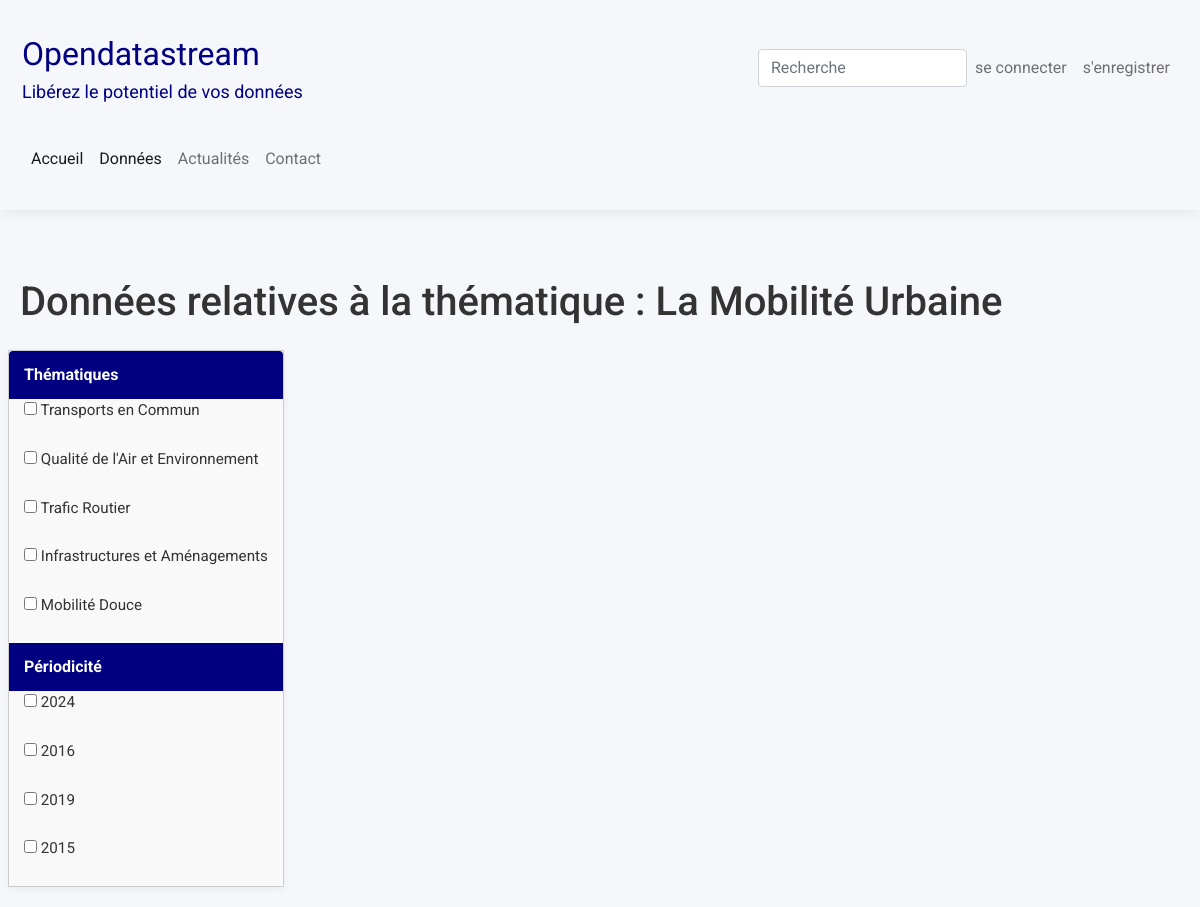
The page /thematiques/la-mobilite-urbaine/ on the database its author committed.
### pages/models.py (models this page shows, shortened)
class Thematiques(models.Model):
    titre = models.CharField(max_length=200)
    description=models.TextField(blank=True)
    slug = models.SlugField(unique=True, blank=True)
    image = models.ImageField(upload_to="static/images",blank=True, null=True)
    date_ajout = models.DateTimeField(auto_now=True)
    class Meta:
        ordering = ['-date_ajout']

class SousThematique(models.Model):
    thematique_parente = models.ForeignKey(Thematiques, on_delete=models.CASCADE)
    titre = models.CharField(max_length=200)
    slug = models.SlugField(unique=True, blank=True)
    description_sous_thematique = models.TextField(default='Description par défaut',blank=True)
    date_ajout = models.DateTimeField(auto_now=True)
    periodicite = models.IntegerField(default=2024)  # Utilisation d'un champ entier
    csv_file = models.FileField(upload_to='csv_files/',null=True, blank=True)
    class Meta:
        ordering = ['-date_ajout']

### pages/views.py (the view, shortened to what this page needs)
# urls.py: path('thematiques/<slug:slug>/', views.thematique_detail, name='page_detail'),
def thematique_detail(request, slug):
    thematique = get_object_or_404(Thematiques, slug=slug)
    sous_thematiques = SousThematique.objects.filter(thematique_parente=thematique)
    titres_uniques = sous_thematiques.values_list('titre', flat=True).distinct()
    periodicites_uniques = set(sous_thematiques.values_list('periodicite', flat=True).distinct())
    context = {
        'thematiques': thematique,
        'sous_thematiques': sous_thematiques,
        'titres_uniques': titres_uniques,
        'periodicites_uniques': periodicites_uniques
    }
    return render(request, 'pages/thematique_detail.html', context)

### pages/templates/pages/thematique_detail.html (shortened to what this page needs)
{% extends "base.html" %}
{% load static %}
{% block content %}
<div class="container mt-5">
    <link rel="stylesheet" href="{% static 'css/pages.css' %}">
    <h1 class="mb-4">Données relatives à la thématique : {{ thematiques.titre }}</h1>
    <div class="row">
        <div class="col-md-3 sidebar" style="border: 1px solid #ccc; padding: 0;">
            <div class="sidebar-accordion">
                <div class="accordion-item">
                    <button class="accordion-header">
                        Thématiques
                    </button>
                    <div class="accordion-body">
                        <div id="theme-detail-checkboxes">
                            {% for titre in titres_uniques %}
                                <label><input type="checkbox" name="thematique" value="{{ titre }}"> {{ titre }}</label><br>
                            {% endfor %}
                        </div>
                    </div>
                </div>
                <div class="accordion-item">
                    <button class="accordion-header">
                        Périodicité
                    </button>
                    <div class="accordion-body">
                        <div id="periodicite-detail-checkboxes">
                            {% for periode in periodicites_uniques %}
                                <label><input type="checkbox" name="periodicite" value="{{ periode }}"> {{ periode }}</label><br>
                            {% endfor %}
                        </div>
                    </div>
                </div>
            </div>
        </div>
        <div class="col-md-9" style="padding-right: 0;">
        </div>
    </div>
</div>
{% endblock content %}

### static/css/style.css (style rules this page uses)
body { line-height: 1.5; font-family: 'Roboto', sans-serif; font-weight: 400; overflow-x: hidden; }
* { margin:0; box-sizing: border-box; }
:before,:after { box-sizing: border-box; }

### static/css/pages.css (style rules this page uses)
* { box-sizing: border-box; margin: 0; padding: 0; }
body { font-family: 'Roboto', sans-serif; background-color: #f5f7fa; color: #333; }
.container { max-width: 1200px; margin: auto; padding: 20px; }
.row { display: flex; flex-wrap: wrap; gap: 20px; }
.sidebar { flex: 1 1 250px; background: white; padding: 20px; box-shadow: 0 2px 8px rgba(0,0,0,0.05); }
.sidebar-accordion { width: 100%; }
.accordion-item { width: 100%; margin: 0; border: none; background: #ffffff; overflow: hidden; }
.accordion-header { background-color: #000080; color: white; padding: 12px 15px; width: 100%; text-align: left; font-size: 1rem; font-weight: bold; border: none; cursor: pointer; display: flex; justify-content: space-between; align-items: center; transition: background 0.3s; }
.accordion-body { max-height: 0; overflow: hidden; transition: max-height 0.3s ease; background: #f9f9f9; padding: 0 15px; }
.accordion-body label { display: block; margin-bottom: 2px; font-size: 0.95rem; cursor: pointer; }

### rows shown on the page
Thematiques: titre "La Mobilité Urbaine"
SousThematique: titre "Transports en Commun"
SousThematique: titre "Qualité de l'Air et Environnement"
SousThematique: titre "Trafic Routier"
SousThematique: titre "Infrastructures et Aménagements"
SousThematique: titre "Mobilité Douce"

### other values the page prints
{{ periode }} "2024" "2016" "2019" "2015"
